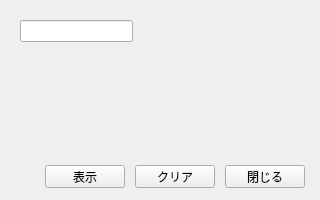
<?xml version="1.0" encoding="UTF-8"?>
<ui version="4.0">
 <class>MainWindow</class>
 <widget class="QMainWindow" name="MainWindow">
  <property name="windowModality">
   <enum>Qt::NonModal</enum>
  </property>
  <property name="geometry">
   <rect>
    <x>0</x>
    <y>0</y>
    <width>320</width>
    <height>200</height>
   </rect>
  </property>
  <property name="windowTitle">
   <string>Hello-practice</string>
  </property>
  <widget class="QWidget" name="centralwidget">
   <widget class="QLineEdit" name="lineEdit">
    <property name="geometry">
     <rect>
      <x>20</x>
      <y>20</y>
      <width>113</width>
      <height>22</height>
     </rect>
    </property>
    <property name="readOnly">
     <bool>true</bool>
    </property>
   </widget>
   <widget class="QPushButton" name="pushButton">
    <property name="geometry">
     <rect>
      <x>45</x>
      <y>165</y>
      <width>80</width>
      <height>23</height>
     </rect>
    </property>
    <property name="text">
     <string>表示</string>
    </property>
   </widget>
   <widget class="QPushButton" name="pushButton_2">
    <property name="geometry">
     <rect>
      <x>225</x>
      <y>165</y>
      <width>80</width>
      <height>23</height>
     </rect>
    </property>
    <property name="text">
     <string>閉じる</string>
    </property>
   </widget>
   <widget class="QPushButton" name="pushButton_3">
    <property name="geometry">
     <rect>
      <x>135</x>
      <y>165</y>
      <width>80</width>
      <height>23</height>
     </rect>
    </property>
    <property name="text">
     <string>クリア</string>
    </property>
   </widget>
  </widget>
 </widget>
 <resources/>
 <connections>
  <connection>
   <sender>pushButton_2</sender>
   <signal>clicked()</signal>
   <receiver>MainWindow</receiver>
   <slot>close()</slot>
   <hints>
    <hint type="sourcelabel">
     <x>262</x>
     <y>176</y>
    </hint>
    <hint type="destinationlabel">
     <x>217</x>
     <y>120</y>
    </hint>
   </hints>
  </connection>
  <connection>
   <sender>pushButton_3</sender>
   <signal>clicked()</signal>
   <receiver>lineEdit</receiver>
   <slot>clear()</slot>
   <hints>
    <hint type="sourcelabel">
     <x>174</x>
     <y>183</y>
    </hint>
    <hint type="destinationlabel">
     <x>129</x>
     <y>29</y>
    </hint>
   </hints>
  </connection>
 </connections>
</ui>
